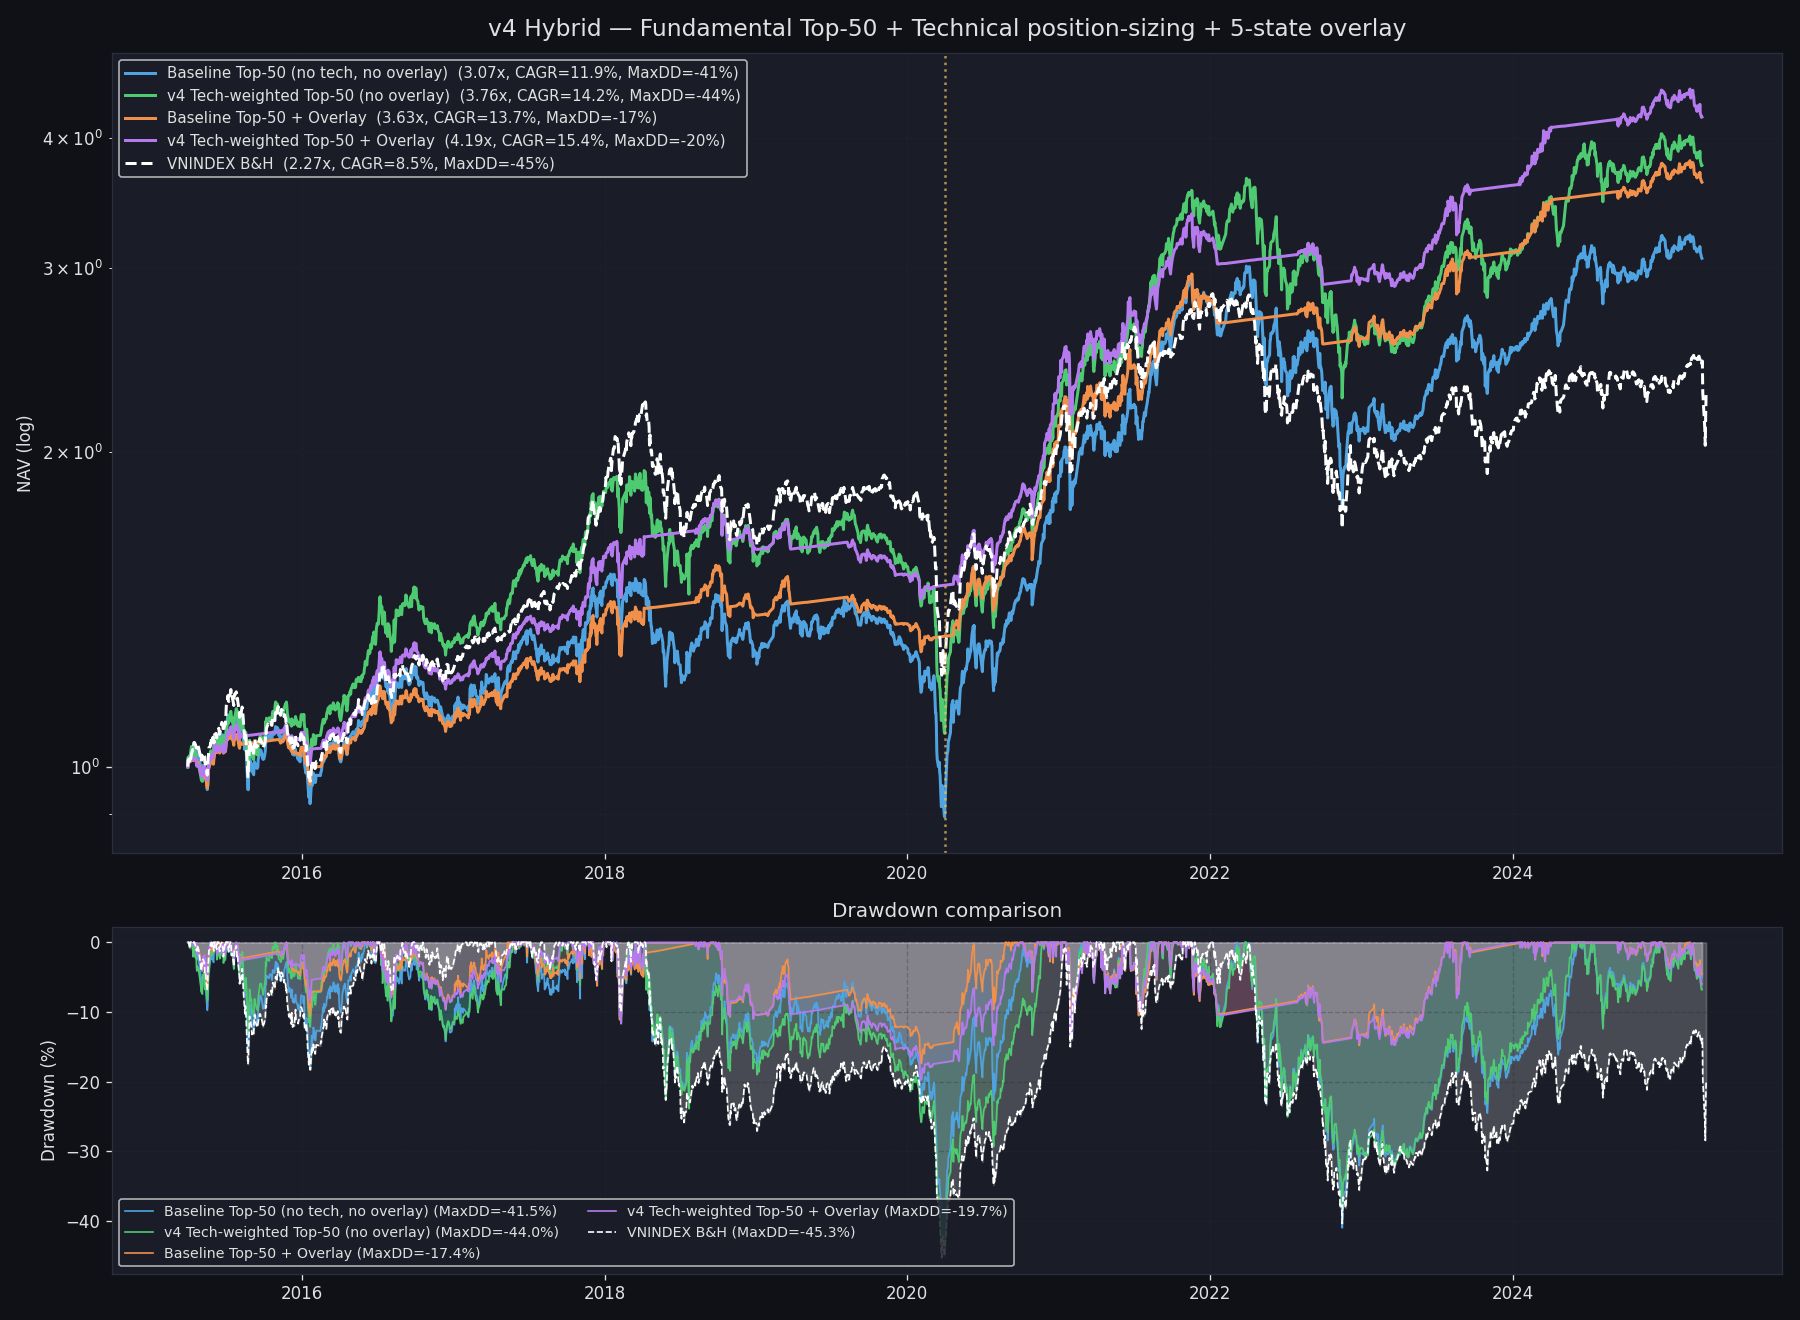

This chart was generated by the following Python code:
#!/usr/bin/env python3
"""
backtest_fundamental_v4.py
==========================
Hybrid B+C: Fundamental as universe filter, Technical as position-sizing weight,
5-state market overlay for total allocation.

Strategy (v4, 2-signal reversal + CMB bonus):
- Universe: Top-N by 7-axis fundamental score (quarterly rebalance, Top-50 default)
- Per-stock technical multiplier (0.1 .. 1.5x):
    Above MA200:
      * uptrend (above MA50, MACD+) + growth >= 70%ile  -> 1.5x  (priority)
      * uptrend                                          -> 1.0x
      * consolidation / pullback within uptrend          -> 0.7x
    Below MA200 — base on 2 reversal signals (above_MA50, MACD>0):
      * 0 signals (distribution) -> 0.1x   (avoid, gãy trend)
      * 1 signal                 -> 0.4x   (light, building)
      * 2 signals                -> 0.8x   (CONFIRMED reversal — buy more)
      Bonus: +0.1 if CMB bottom signal in last 5 days (capped at 0.9)
- Portfolio weight = multiplier / sum(multipliers) within universe
- 5-state market overlay applied on top (CRISIS=0%, BEAR=20%, NEUTRAL=70%, BULL=100%, EX-BULL=130%)

Compare to:
- Combo Top-N (v3, equal-weight, with overlay)
- VNINDEX B&H

Output:
- backtest_fundamental_v4.csv  (NAV)
- backtest_fundamental_v4.png  (chart)
- backtest_fundamental_v4_isoos.csv (IS/OOS metrics)
"""
import warnings; warnings.filterwarnings("ignore")
import os, subprocess, tempfile
from io import StringIO
import numpy as np, pandas as pd
import matplotlib; matplotlib.use("Agg")
import matplotlib.pyplot as plt

PROJECT   = "lithe-record-440915-m9"
BQ_BIN    = r"bq"
PRICE_CSV = "fundamental_rating_prices.csv"
TECH_CSV  = "fundamental_rating_tech.csv"   # cache for tech indicators
START     = "2015-04-01"
END       = "2025-04-01"
SPLIT     = "2020-04-01"
TC        = 0.001
DEPOSIT   = 0.06
BORROW    = 0.10
STATE_ALLOC = {1: 0.0, 2: 0.20, 3: 0.70, 4: 1.0, 5: 1.30}
TOP_N_LIST = [15, 20, 30, 40, 50, 75]   # sweep
TOP_N_DEFAULT = 50       # the focus run for distribution + plot
NP_R_THRESHOLD = 0.20    # NP YoY growth flag for "priority" 1.5x bucket
MAX_AGE   = 150          # days for rating freshness

# ─── Style ───────────────────────────────────────────────────────────────────
DARK_BG="#0f1117"; PANEL_BG="#1a1d27"; GRID_CLR="#2a2d3a"; TEXT_CLR="#e0e0e0"
GREEN="#4ecb71"; BLUE="#4fa3e0"; RED="#e05c5c"; YELLOW="#f0c060"
ORANGE="#f0904a"; PURPLE="#b57bee"; TEAL="#4ecbbb"
plt.rcParams.update({
    "figure.facecolor":DARK_BG,"axes.facecolor":PANEL_BG,"axes.edgecolor":GRID_CLR,
    "axes.labelcolor":TEXT_CLR,"xtick.color":TEXT_CLR,"ytick.color":TEXT_CLR,
    "text.color":TEXT_CLR,"grid.color":GRID_CLR,"grid.linestyle":"--","grid.alpha":0.4,
    "font.family":"DejaVu Sans",
})

def bq_query(sql, label=""):
    with tempfile.NamedTemporaryFile(mode="w", suffix=".sql", delete=False, encoding="utf-8") as f:
        f.write(sql); tmp = f.name
    try:
        cmd = (f'type "{tmp}" | "{BQ_BIN}" query --use_legacy_sql=false '
               f'--project_id={PROJECT} --format=csv --max_rows=20000000')
        r = subprocess.run(cmd, capture_output=True, text=True, timeout=900, shell=True)
    finally:
        try: os.unlink(tmp)
        except: pass
    if r.returncode != 0:
        raise RuntimeError(f"[BQ ERROR] {label}: {(r.stdout or r.stderr)[:600]}")
    txt = r.stdout.strip()
    return pd.read_csv(StringIO(txt)) if txt else pd.DataFrame()

# ─── Load ratings + state + prices ──────────────────────────────────────────
print("Loading ...")
rating = pd.read_csv("fundamental_rating_all.csv"); rating["time"] = pd.to_datetime(rating["time"])
state_df = pd.read_csv("vnindex_state_history.csv", parse_dates=["time"])
state_df["alloc"] = state_df["state"].map(STATE_ALLOC)
state_df = state_df.set_index("time")[["state","alloc"]].sort_index()
prices = pd.read_csv(PRICE_CSV, parse_dates=["time"])
price_pivot = prices.pivot_table(index="time", columns="ticker", values="Close", aggfunc="last").sort_index()
print(f"  rating={len(rating):,} rows, state={len(state_df):,} days, prices={price_pivot.shape}")

# ─── Universe schedule (Top-N by score with max_age) ───────────────────────
rebal_qtr = pd.date_range(START, END, freq=pd.DateOffset(months=3))

def select_topN(d, N):
    cutoff = d - pd.Timedelta(days=MAX_AGE)
    valid = rating[(rating["time"] <= d) & (rating["time"] >= cutoff)]
    if valid.empty: return pd.DataFrame()
    latest = valid.sort_values("time").groupby("ticker").tail(1)
    return latest.sort_values("total_score", ascending=False).head(N)

print(f"\nBuilding universe schedules for N in {TOP_N_LIST} ({len(rebal_qtr)} rebals each) ...")
schedules_by_N = {N: {d: select_topN(d, N) for d in rebal_qtr} for N in TOP_N_LIST}
schedules = schedules_by_N[TOP_N_DEFAULT]   # alias for default

# Union of tickers across all N (driven by largest N)
N_max = max(TOP_N_LIST)
all_tickers = sorted(set(t for d in rebal_qtr for t in schedules_by_N[N_max][d]["ticker"].tolist()))
print(f"  {len(all_tickers)} unique tickers across all N values")

# ─── Pull tech indicators (cached) ──────────────────────────────────────────
need_pull = True
if os.path.exists(TECH_CSV):
    tech_cached = pd.read_csv(TECH_CSV, parse_dates=["time"])
    cached_tk = set(tech_cached["ticker"].unique())
    missing = set(all_tickers) - cached_tk
    if not missing:
        print(f"  Using cached tech indicators ({len(cached_tk)} tickers)")
        tech_df = tech_cached
        need_pull = False
    else:
        print(f"  Cache has {len(cached_tk)} tickers, need {len(missing)} more")

if need_pull:
    print(f"Pulling tech indicators for {len(all_tickers)} tickers ...")
    tickers_sql = ",".join(f'"{t}"' for t in all_tickers)
    sql = f"""
    SELECT t.ticker, t.time, t.Close, t.MA50, t.MA200,
           t.D_MACDdiff, t.D_CMB_Peak_T1
    FROM `lithe-record-440915-m9.tav2_bq.ticker` AS t
    WHERE t.ticker IN UNNEST([{tickers_sql}])
      AND t.time BETWEEN "{START}" AND "{(pd.Timestamp(END) + pd.Timedelta(days=10)).date()}"
    """
    tech_df = bq_query(sql, "tech")
    tech_df["time"] = pd.to_datetime(tech_df["time"])
    tech_df.to_csv(TECH_CSV, index=False)
    print(f"  Cached {len(tech_df):,} rows -> {TECH_CSV}")

# Pivot tech indicators by ticker for fast lookup
tech_lookup = {}
for col in ["Close","MA50","MA200","D_MACDdiff","D_CMB_Peak_T1"]:
    tech_lookup[col] = tech_df.pivot_table(index="time", columns="ticker", values=col, aggfunc="last").sort_index()

# ─── Per-stock technical multiplier ─────────────────────────────────────────
def tech_multiplier(close, ma50, ma200, macd_diff, cmb_bottom_5d, np_r):
    """Returns multiplier in [0.1 .. 1.5].
    Growth flag uses NP_R (NP YoY = NP_P0/NP_P4 - 1) >= 0.20 directly."""
    if pd.isna(close) or pd.isna(ma200):
        return 1.0  # neutral if no data

    md = macd_diff if pd.notna(macd_diff) else 0.0
    above_200 = close > ma200
    above_50  = (close > ma50) if pd.notna(ma50) else above_200
    has_growth = (np_r is not None) and (not pd.isna(np_r)) and (np_r >= NP_R_THRESHOLD)

    if above_200:
        if above_50 and md > 0:
            return 1.5 if has_growth else 1.0   # healthy uptrend
        return 0.7   # consolidation / pullback within uptrend

    # Below MA200 — base on 2 reversal signals (above_MA50, MACD>0)
    signals = int(above_50) + int(md > 0)
    if signals == 0:   base = 0.1   # distribution
    elif signals == 1: base = 0.4   # 1 signal, building
    else:              base = 0.8   # 2 signals — CONFIRMED reversal, buy more
    # Bonus: CMB bottom in last 5 days
    if cmb_bottom_5d:
        base = min(0.9, base + 0.1)
    return base

# Helper: get latest tech indicator values on/before rebal date,
# plus a 5-day window check for CMB bottom signal.
def latest_tech_at(d, ticker):
    out = {}
    for col, pv in tech_lookup.items():
        if ticker not in pv.columns:
            out[col] = float("nan")
            continue
        s = pv[ticker].loc[:d].dropna()
        out[col] = s.iloc[-1] if len(s) else float("nan")
    # CMB bottom signal in last 5 trading days
    cmb_pv = tech_lookup.get("D_CMB_Peak_T1")
    if cmb_pv is not None and ticker in cmb_pv.columns:
        recent = cmb_pv[ticker].loc[:d].dropna().tail(5)
        out["CMB_bottom_5d"] = bool((recent == -1).any())
    else:
        out["CMB_bottom_5d"] = False
    return out

# ─── NAV simulation: weighted basket ────────────────────────────────────────
def simulate_weighted(rebal_dates, schedules, use_tech_mult=True):
    records = []; nav = 1.0
    weight_log = []   # for analysis: weights per rebal

    for i in range(len(rebal_dates) - 1):
        d_curr, d_next = rebal_dates[i], rebal_dates[i+1]
        sched = schedules[d_curr]
        if sched.empty:
            records.append((d_curr, nav)); continue

        # Compute per-stock multiplier
        if use_tech_mult:
            mults = {}
            for _, r in sched.iterrows():
                tk = r["ticker"]
                tech = latest_tech_at(d_curr, tk)
                m = tech_multiplier(tech["Close"], tech["MA50"], tech["MA200"],
                                     tech["D_MACDdiff"], tech.get("CMB_bottom_5d", False),
                                     r.get("NP_R"))
                mults[tk] = m
        else:
            mults = {r["ticker"]: 1.0 for _, r in sched.iterrows()}

        weight_log.append((d_curr, mults.copy()))

        # TC at rebal
        tc_cost = TC if i == 0 else 2 * TC
        nav *= (1 - tc_cost)

        # Get period prices
        period = price_pivot.loc[d_curr:d_next]
        if period.empty:
            records.append((d_curr, nav)); continue
        first_row = period.iloc[0]
        valid_tk = [t for t in mults if t in first_row.index and pd.notna(first_row[t])]
        if not valid_tk:
            records.append((d_curr, nav)); continue

        # Normalize multipliers across valid tickers (sum to 1.0)
        wseries = pd.Series({t: mults[t] for t in valid_tk})
        total_mult = wseries.sum()
        if total_mult <= 0:
            records.append((d_curr, nav)); continue
        weights = wseries / total_mult

        # Daily portfolio path = weighted sum of normalized prices
        sub = period[valid_tk].ffill()
        norm = sub.div(sub.iloc[0])    # each ticker normalized to 1.0 at start
        port = (norm * weights).sum(axis=1)

        for d, p in port.items():
            records.append((d, nav * p))
        nav = nav * port.iloc[-1]

    out = pd.DataFrame(records, columns=["time","nav"]).drop_duplicates("time", keep="last").sort_values("time").set_index("time")
    return out, weight_log

def apply_overlay(nav_basic):
    s = nav_basic["nav"].copy()
    r_stock = s.pct_change().fillna(0).values
    w = state_df["alloc"].reindex(s.index).ffill().fillna(0.7).values
    r_cash_d   = DEPOSIT / 365
    r_borrow_d = BORROW / 365
    new_nav = np.zeros(len(s)); new_nav[0] = 1.0
    prev_w = w[0]
    for i in range(1, len(s)):
        wt, rt = w[i], r_stock[i]
        cash_part   = max(0.0, 1 - wt) * r_cash_d
        margin_part = max(0.0, wt - 1) * r_borrow_d
        dw = abs(wt - prev_w)
        tc_cost = dw * TC if dw > 0.03 else 0.0
        new_nav[i] = new_nav[i-1] * (1 + wt*rt + cash_part - margin_part - tc_cost)
        prev_w = wt
    return pd.DataFrame({"nav": new_nav}, index=s.index)

# ─── Run strategies ─────────────────────────────────────────────────────────
print("\nSimulating Top-N sweep ...")
sweep_results = {}    # N -> {baseline_basic, baseline_overlay, v4_basic, v4_overlay}
weight_log_default = None
for N in TOP_N_LIST:
    sched_N = schedules_by_N[N]
    nb_basic, _ = simulate_weighted(rebal_qtr, sched_N, use_tech_mult=False)
    nv_basic, wlog = simulate_weighted(rebal_qtr, sched_N, use_tech_mult=True)
    sweep_results[N] = {
        "baseline_basic":   nb_basic,
        "baseline_overlay": apply_overlay(nb_basic),
        "v4_basic":         nv_basic,
        "v4_overlay":       apply_overlay(nv_basic),
    }
    if N == TOP_N_DEFAULT:
        weight_log = wlog
    print(f"  Top-{N:>2}: baseline={sweep_results[N]['baseline_overlay']['nav'].iloc[-1]:.2f}x, "
          f"v4={sweep_results[N]['v4_overlay']['nav'].iloc[-1]:.2f}x")

# Aliases for default N
nav_baseline_basic   = sweep_results[TOP_N_DEFAULT]["baseline_basic"]
nav_v4_basic         = sweep_results[TOP_N_DEFAULT]["v4_basic"]
nav_baseline_overlay = sweep_results[TOP_N_DEFAULT]["baseline_overlay"]
nav_v4_overlay       = sweep_results[TOP_N_DEFAULT]["v4_overlay"]

# VNINDEX B&H
vni = pd.read_csv("VNINDEX.csv", parse_dates=["time"], usecols=["time","ticker","Close"])
vni = vni[vni["ticker"]=="VNINDEX"][["time","Close"]].set_index("time").sort_index().loc[START:pd.Timestamp(END)+pd.Timedelta(days=10)]
vni_nav = pd.DataFrame({"nav": vni["Close"] / vni["Close"].iloc[0]})

# ─── Metrics + IS/OOS ───────────────────────────────────────────────────────
def metrics(nav_series, start_d=None, end_d=None):
    s = nav_series["nav"].dropna()
    if start_d:
        s = s.loc[start_d:]; s = s / s.iloc[0]
    if end_d: s = s.loc[:end_d]
    if len(s) < 2: return None
    days = (s.index[-1] - s.index[0]).days
    years = days / 365.25
    cagr = (s.iloc[-1] / s.iloc[0]) ** (1/years) - 1
    daily_ret = s.pct_change().dropna()
    spy = len(daily_ret) / years
    sharpe = daily_ret.mean() / daily_ret.std() * np.sqrt(spy) if daily_ret.std() > 0 else 0
    rolling_max = s.expanding().max(); dd = s / rolling_max - 1
    maxdd = dd.min(); calmar = cagr / abs(maxdd) if maxdd < 0 else np.nan
    return dict(cagr=cagr, sharpe=sharpe, maxdd=maxdd, calmar=calmar, final=s.iloc[-1])

strategies = {
    f"Baseline Top-{TOP_N_DEFAULT} (no tech, no overlay)":  nav_baseline_basic,
    f"v4 Tech-weighted Top-{TOP_N_DEFAULT} (no overlay)":   nav_v4_basic,
    f"Baseline Top-{TOP_N_DEFAULT} + Overlay":              nav_baseline_overlay,
    f"v4 Tech-weighted Top-{TOP_N_DEFAULT} + Overlay":      nav_v4_overlay,
    "VNINDEX B&H":                                          vni_nav,
}

print(f"\n=== Performance Comparison (Full + IS + OOS) ===")
print(f"  {'Strategy':<48}{'Window':<5}{'CAGR':>8}{'Sharpe':>8}{'MaxDD':>8}{'Calmar':>8}")
print("  " + "-"*88)
isoos_rows = []
for name, nav in strategies.items():
    for window, sd, ed in [("Full", START, END), ("IS", START, SPLIT), ("OOS", SPLIT, END)]:
        m = metrics(nav, sd, ed)
        if m is None: continue
        isoos_rows.append(dict(strategy=name, window=window, **m))
        print(f"  {name:<48}{window:<5}{m['cagr']*100:>7.2f}%{m['sharpe']:>8.2f}"
              f"{m['maxdd']*100:>7.1f}%{m['calmar']:>8.2f}")
    print()

pd.DataFrame(isoos_rows).to_csv("backtest_fundamental_v4_isoos.csv", index=False)

# ─── Top-N sweep summary ────────────────────────────────────────────────────
print("\n=== Top-N Sweep (v4 Tech-weighted + Overlay vs Baseline + Overlay) ===")
print(f"  {'N':>3}  {'Baseline+OL CAGR':>18}  {'v4+OL CAGR':>12}  {'v4+OL MaxDD':>13}  {'v4+OL Calmar':>14}  {'IS CAGR':>9}  {'OOS CAGR':>10}")
print("  " + "-"*100)
sweep_rows = []
for N in TOP_N_LIST:
    bl = sweep_results[N]["baseline_overlay"]
    v4 = sweep_results[N]["v4_overlay"]
    m_bl = metrics(bl)
    m_v4 = metrics(v4)
    m_v4_is  = metrics(v4, START, SPLIT)
    m_v4_oos = metrics(v4, SPLIT, END)
    sweep_rows.append(dict(N=N, baseline_cagr=m_bl["cagr"], v4_cagr=m_v4["cagr"],
                           v4_maxdd=m_v4["maxdd"], v4_calmar=m_v4["calmar"],
                           v4_is_cagr=m_v4_is["cagr"], v4_oos_cagr=m_v4_oos["cagr"]))
    print(f"  {N:>3}  {m_bl['cagr']*100:>17.2f}%  {m_v4['cagr']*100:>11.2f}%  "
          f"{m_v4['maxdd']*100:>12.1f}%  {m_v4['calmar']:>14.2f}  "
          f"{m_v4_is['cagr']*100:>8.2f}%  {m_v4_oos['cagr']*100:>9.2f}%")
pd.DataFrame(sweep_rows).to_csv("backtest_fundamental_v4_sweep.csv", index=False)

# ─── Save NAVs ──────────────────────────────────────────────────────────────
combo = pd.concat([s["nav"].rename(name) for name, s in strategies.items()], axis=1).sort_index()
combo.to_csv("backtest_fundamental_v4.csv")

# ─── Plot ────────────────────────────────────────────────────────────────────
fig, axes = plt.subplots(2, 1, figsize=(15, 11), gridspec_kw={"height_ratios":[3, 1.3]})
COLORS = [BLUE, GREEN, ORANGE, PURPLE, "white"]
ax = axes[0]
for (name, nav), col in zip(strategies.items(), COLORS):
    s = nav["nav"]; m = metrics(nav)
    ls = "--" if "VNINDEX" in name else "-"
    ax.plot(s.index, s.values,
            label=f"{name}  ({m['final']:.2f}x, CAGR={m['cagr']*100:.1f}%, MaxDD={m['maxdd']*100:.0f}%)",
            color=col, linewidth=1.8, linestyle=ls)
ax.axvline(pd.Timestamp(SPLIT), color=YELLOW, linestyle=":", alpha=0.7)
ax.set_yscale("log"); ax.legend(loc="upper left", fontsize=9, framealpha=0.85)
ax.grid(True, which="both", alpha=0.3); ax.set_ylabel("NAV (log)")
ax.set_title(f"v4 Hybrid — Fundamental Top-{TOP_N_DEFAULT} + Technical position-sizing + 5-state overlay",
             fontsize=14, pad=10)

ax = axes[1]
for (name, nav), col in zip(strategies.items(), COLORS):
    s = nav["nav"]; dd = s / s.expanding().max() - 1
    ls = "--" if "VNINDEX" in name else "-"
    ax.fill_between(dd.index, dd.values * 100, 0, color=col, alpha=0.20)
    ax.plot(dd.index, dd.values * 100, color=col, linewidth=1.0, linestyle=ls,
            label=f"{name} (MaxDD={dd.min()*100:.1f}%)")
ax.set_ylabel("Drawdown (%)"); ax.set_title("Drawdown comparison")
ax.legend(loc="lower left", fontsize=8.5, ncol=2, framealpha=0.85)
ax.grid(True, alpha=0.3)

plt.tight_layout()
plt.savefig("backtest_fundamental_v4.png", dpi=120, facecolor=DARK_BG)

# ─── Multiplier distribution audit ──────────────────────────────────────────
print("\n=== Tech multiplier distribution across rebals ===")
all_mults = []
for d, mults in weight_log:
    all_mults.extend(mults.values())
m_arr = np.array(all_mults)
print(f"  Total multipliers logged: {len(m_arr):,}")
print(f"  Mean: {m_arr.mean():.2f}, Median: {np.median(m_arr):.2f}")
buckets = [(0.1, "0.1 (distribution)"), (0.2, "0.2 (distribution + CMB bot)"),
           (0.4, "0.4 (1 signal, building)"), (0.5, "0.5 (1 signal + CMB bot)"),
           (0.8, "0.8 (2 signals — CONFIRMED reversal)"),
           (0.9, "0.9 (2 signals + CMB bot, strong)"),
           (0.7, "0.7 (consolidation above MA200)"),
           (1.0, "1.0 (uptrend)"), (1.5, "1.5 (priority: uptrend+growth)")]
for v, label in buckets:
    n = (np.abs(m_arr - v) < 0.01).sum()
    print(f"    {label:<22}: {n:>5,} ({100*n/len(m_arr):.1f}%)")
print(f"\nSaved -> backtest_fundamental_v4.csv, .png, _isoos.csv")
